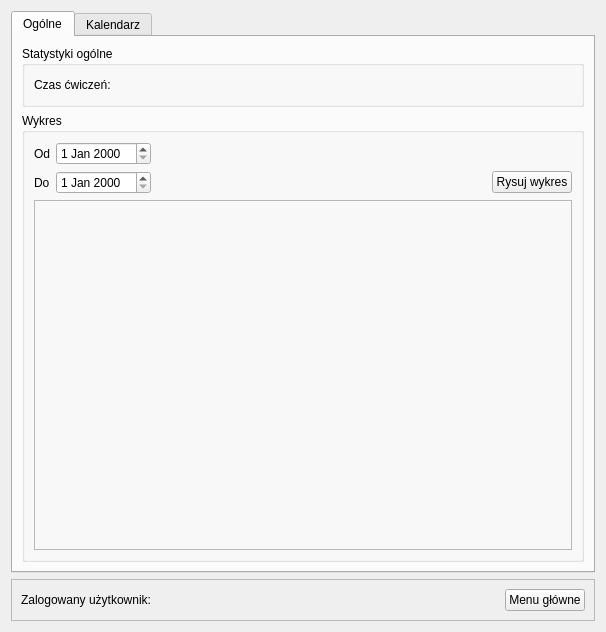
<?xml version="1.0" encoding="UTF-8"?>
<ui version="4.0">
 <class>Form</class>
 <widget class="QWidget" name="Form">
  <property name="geometry">
   <rect>
    <x>0</x>
    <y>0</y>
    <width>606</width>
    <height>632</height>
   </rect>
  </property>
  <property name="windowTitle">
   <string>Form</string>
  </property>
  <layout class="QVBoxLayout" name="verticalLayout" stretch="20,1">
   <item>
    <widget class="QTabWidget" name="tabWidget">
     <property name="currentIndex">
      <number>0</number>
     </property>
     <widget class="QWidget" name="tab">
      <attribute name="title">
       <string>Ogólne</string>
      </attribute>
      <layout class="QVBoxLayout" name="verticalLayout_3" stretch="0,6">
       <item>
        <widget class="QGroupBox" name="groupBox_2">
         <property name="title">
          <string>Statystyki ogólne</string>
         </property>
         <layout class="QVBoxLayout" name="verticalLayout_4">
          <item>
           <layout class="QHBoxLayout" name="horizontalLayout_2">
            <item>
             <widget class="QLabel" name="label_2">
              <property name="text">
               <string>Czas ćwiczeń:   </string>
              </property>
             </widget>
            </item>
            <item>
             <widget class="QLabel" name="Exercise_time">
              <property name="text">
               <string/>
              </property>
             </widget>
            </item>
            <item>
             <spacer name="horizontalSpacer_4">
              <property name="orientation">
               <enum>Qt::Horizontal</enum>
              </property>
              <property name="sizeHint" stdset="0">
               <size>
                <width>40</width>
                <height>20</height>
               </size>
              </property>
             </spacer>
            </item>
           </layout>
          </item>
         </layout>
        </widget>
       </item>
       <item>
        <widget class="QGroupBox" name="groupBox_3">
         <property name="title">
          <string>Wykres</string>
         </property>
         <layout class="QVBoxLayout" name="verticalLayout_7" stretch="1,1,9">
          <item>
           <layout class="QHBoxLayout" name="horizontalLayout_8" stretch="0,0,0">
            <item>
             <widget class="QLabel" name="label_8">
              <property name="text">
               <string>Od</string>
              </property>
             </widget>
            </item>
            <item>
             <widget class="QDateEdit" name="From_date"/>
            </item>
            <item>
             <spacer name="horizontalSpacer">
              <property name="orientation">
               <enum>Qt::Horizontal</enum>
              </property>
              <property name="sizeHint" stdset="0">
               <size>
                <width>40</width>
                <height>20</height>
               </size>
              </property>
             </spacer>
            </item>
           </layout>
          </item>
          <item>
           <layout class="QHBoxLayout" name="horizontalLayout_9" stretch="0,0,0,0">
            <item>
             <widget class="QLabel" name="label_9">
              <property name="text">
               <string>Do</string>
              </property>
             </widget>
            </item>
            <item>
             <widget class="QDateEdit" name="Until_date"/>
            </item>
            <item>
             <spacer name="horizontalSpacer_2">
              <property name="orientation">
               <enum>Qt::Horizontal</enum>
              </property>
              <property name="sizeHint" stdset="0">
               <size>
                <width>40</width>
                <height>20</height>
               </size>
              </property>
             </spacer>
            </item>
            <item>
             <widget class="QPushButton" name="Draw_graph">
              <property name="text">
               <string>Rysuj wykres</string>
              </property>
             </widget>
            </item>
           </layout>
          </item>
          <item>
           <widget class="QFrame" name="Graph_frame">
            <property name="frameShape">
             <enum>QFrame::StyledPanel</enum>
            </property>
            <property name="frameShadow">
             <enum>QFrame::Raised</enum>
            </property>
           </widget>
          </item>
         </layout>
        </widget>
       </item>
      </layout>
     </widget>
     <widget class="QWidget" name="tab_2">
      <attribute name="title">
       <string>Kalendarz</string>
      </attribute>
      <layout class="QVBoxLayout" name="verticalLayout_2" stretch="4,5">
       <item>
        <widget class="QCalendarWidget" name="Selected_date"/>
       </item>
       <item>
        <widget class="QGroupBox" name="groupBox">
         <property name="title">
          <string>Statystyki</string>
         </property>
        </widget>
       </item>
      </layout>
     </widget>
    </widget>
   </item>
   <item>
    <widget class="QFrame" name="frame">
     <property name="frameShape">
      <enum>QFrame::StyledPanel</enum>
     </property>
     <property name="frameShadow">
      <enum>QFrame::Raised</enum>
     </property>
     <layout class="QHBoxLayout" name="horizontalLayout" stretch="0,0,0,0">
      <item>
       <widget class="QLabel" name="label">
        <property name="text">
         <string>Zalogowany użytkownik:</string>
        </property>
       </widget>
      </item>
      <item>
       <widget class="QLabel" name="Logged_user">
        <property name="text">
         <string/>
        </property>
       </widget>
      </item>
      <item>
       <spacer name="horizontalSpacer_3">
        <property name="orientation">
         <enum>Qt::Horizontal</enum>
        </property>
        <property name="sizeHint" stdset="0">
         <size>
          <width>40</width>
          <height>20</height>
         </size>
        </property>
       </spacer>
      </item>
      <item>
       <widget class="QPushButton" name="Main_menu">
        <property name="text">
         <string>Menu główne</string>
        </property>
       </widget>
      </item>
     </layout>
    </widget>
   </item>
  </layout>
 </widget>
 <resources/>
 <connections/>
</ui>
